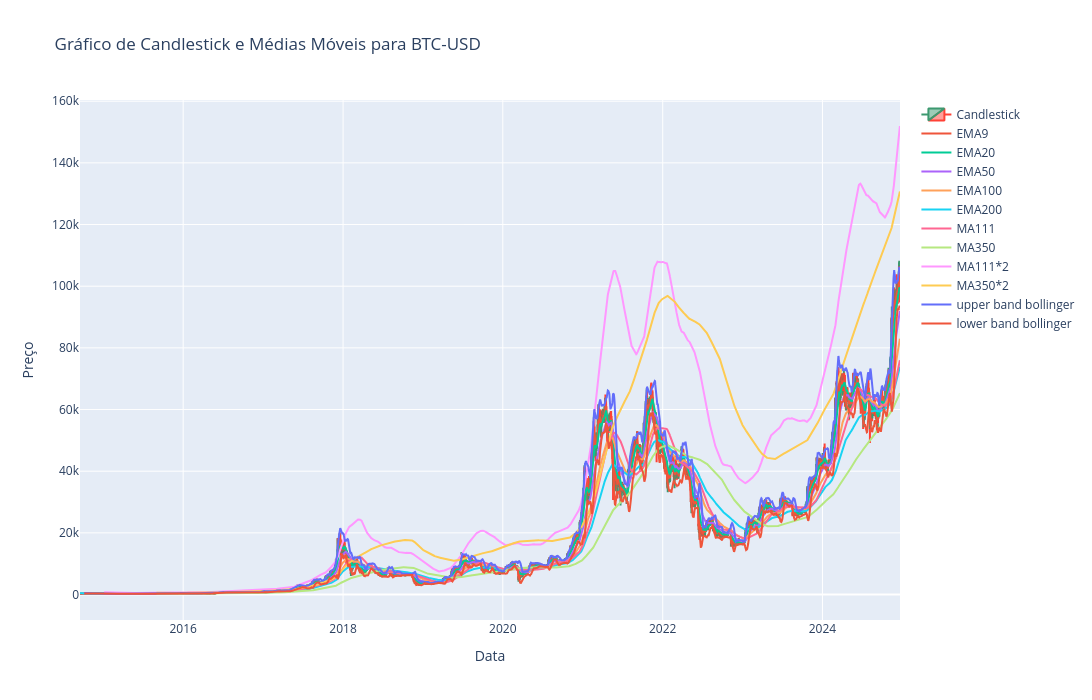

The code cell stored with this chart in its notebook:
### Code cell
# Cria um gráfico de candlestick usando o Plotly
fig = go.Figure(data=[go.Candlestick(x=df.index,
                open=df['Open'],
                high=df['High'],
                low=df['Low'],
                close=df['Close'],
                name='Candlestick')])

# Adiciona as médias móveis ao gráfico
fig.add_trace(go.Scatter(x=df.index, y=df['EMA9'], mode='lines', name='EMA9'))
fig.add_trace(go.Scatter(x=df.index, y=df['EMA20'], mode='lines', name='EMA20'))
fig.add_trace(go.Scatter(x=df.index, y=df['EMA50'], mode='lines', name='EMA50'))
fig.add_trace(go.Scatter(x=df.index, y=df['EMA100'], mode='lines', name='EMA100'))
fig.add_trace(go.Scatter(x=df.index, y=df['EMA200'], mode='lines', name='EMA200'))
fig.add_trace(go.Scatter(x=df.index, y=df['MA111'], mode='lines', name='MA111'))
fig.add_trace(go.Scatter(x=df.index, y=df['MA350'], mode='lines', name='MA350'))
fig.add_trace(go.Scatter(x=df.index, y=df['MA111*2'], mode='lines', name='MA111*2'))
fig.add_trace(go.Scatter(x=df.index, y=df['MA350*2'], mode='lines', name='MA350*2'))

fig.add_trace(go.Scatter(x=df.index, y=df['upper_band_bollinger'], mode='lines', name='upper band bollinger'))
fig.add_trace(go.Scatter(x=df.index, y=df['lower_band_bollinger'], mode='lines', name='lower band bollinger'))

if ticker=="^BVSP":
    ticker='IBOV'

# Configura o layout do gráfico
fig.update_layout(
    width=1500,
    height=700,
    title=f"Gráfico de Candlestick e Médias Móveis para {ticker}",
    xaxis_title="Data",
    yaxis_title="Preço",
    showlegend=True
)

# Exibe o gráfico
fig.update_layout(xaxis_rangeslider_visible=False)
fig.show()

### Figure 1 — Plotly figure (JSON) as saved in the notebook; plotly's stock layout.template omitted (floating-point values rounded to 4 significant figures; data arrays with more than 128 entries replaced by an {"elided": "..."} marker saying what was removed)
{"data": [{"close": {"elided": "3748 float values"}, "high": {"elided": "3748 float values"}, "low": {"elided": "3748 float values"}, "name": "Candlestick", "open": {"elided": "3748 float values"}, "type": "candlestick", "x": {"elided": "3748 str values"}}, {"mode": "lines", "name": "EMA9", "type": "scatter", "x": {"elided": "3748 str values"}, "y": {"elided": "3748 float values"}}, {"mode": "lines", "name": "EMA20", "type": "scatter", "x": {"elided": "3748 str values"}, "y": {"elided": "3748 float values"}}, {"mode": "lines", "name": "EMA50", "type": "scatter", "x": {"elided": "3748 str values"}, "y": {"elided": "3748 float values"}}, {"mode": "lines", "name": "EMA100", "type": "scatter", "x": {"elided": "3748 str values"}, "y": {"elided": "3748 float values"}}, {"mode": "lines", "name": "EMA200", "type": "scatter", "x": {"elided": "3748 str values"}, "y": {"elided": "3748 float values"}}, {"mode": "lines", "name": "MA111", "type": "scatter", "x": {"elided": "3748 str values"}, "y": {"elided": "3748 float values"}}, {"mode": "lines", "name": "MA350", "type": "scatter", "x": {"elided": "3748 str values"}, "y": {"elided": "3748 float values"}}, {"mode": "lines", "name": "MA111*2", "type": "scatter", "x": {"elided": "3748 str values"}, "y": {"elided": "3748 float values"}}, {"mode": "lines", "name": "MA350*2", "type": "scatter", "x": {"elided": "3748 str values"}, "y": {"elided": "3748 float values"}}, {"mode": "lines", "name": "upper band bollinger", "type": "scatter", "x": {"elided": "3748 str values"}, "y": {"elided": "3748 float values"}}, {"mode": "lines", "name": "lower band bollinger", "type": "scatter", "x": {"elided": "3748 str values"}, "y": {"elided": "3748 float values"}}], "layout": {"height": 700, "showlegend": true, "title": {"text": "Gráfico de Candlestick e Médias Móveis para BTC-USD"}, "width": 1500, "xaxis": {"rangeslider": {"visible": false}, "title": {"text": "Data"}}, "yaxis": {"title": {"text": "Preço"}}}}
